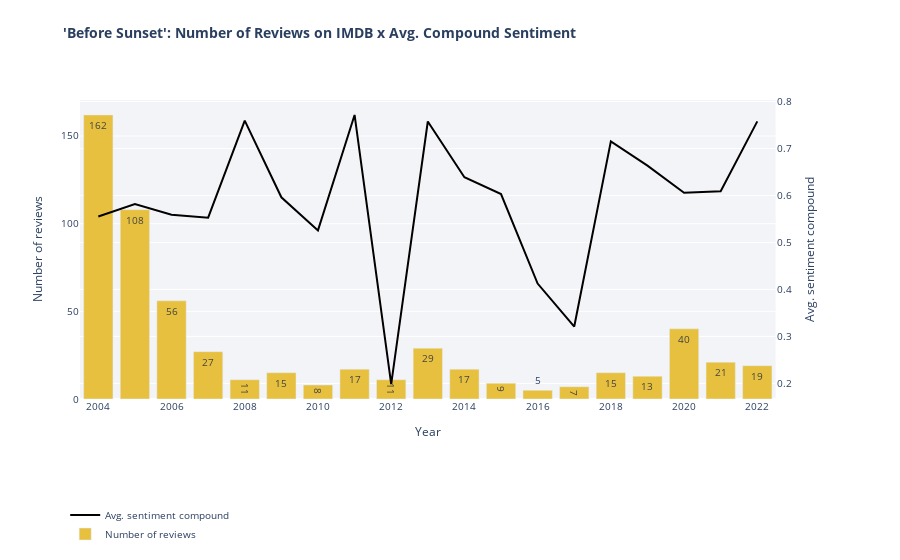

Notebook source saved alongside this figure:
### Code cell
avg_sentiment_per_year_sunset= plot_sentiment_number_of_reviews(b_sunset)
avg_sentiment_per_year_sunset.show()

### Figure 1 — Plotly figure (JSON) as saved in the notebook; plotly's stock layout.template omitted (floating-point values rounded to 4 significant figures)
{"data": [{"marker": {"color": "#030000"}, "mode": "lines", "name": "Avg. sentiment compound", "type": "scatter", "x": [2004, 2005, 2006, 2007, 2008, 2009, 2010, 2011, 2012, 2013, 2014, 2015, 2016, 2017, 2018, 2019, 2020, 2021, 2022], "xaxis": "x", "y": [0.5553, 0.5817, 0.559, 0.5526, 0.7591, 0.5961, 0.5256, 0.7712, 0.1987, 0.7573, 0.6386, 0.6029, 0.4125, 0.321, 0.7149, 0.6634, 0.6056, 0.6087, 0.7576], "yaxis": "y2"}, {"marker": {"color": "#e6c03e"}, "name": "Number of reviews", "text": [162, 108, 56, 27, 11, 15, 8, 17, 11, 29, 17, 9, 5, 7, 15, 13, 40, 21, 19], "type": "bar", "x": [2004, 2005, 2006, 2007, 2008, 2009, 2010, 2011, 2012, 2013, 2014, 2015, 2016, 2017, 2018, 2019, 2020, 2021, 2022], "y": [162, 108, 56, 27, 11, 15, 8, 17, 11, 29, 17, 9, 5, 7, 15, 13, 40, 21, 19]}], "layout": {"autosize": true, "font": {"size": 10}, "legend": {"x": -0.02, "y": -0.5}, "plot_bgcolor": "rgba(240, 242, 247, 0.8)", "title": {"text": "<b>'Before Sunset': Number of Reviews on IMDB x Avg. Compound Sentiment", "x": 0.07, "y": 0.95}, "xaxis": {"anchor": "y", "autorange": true, "domain": [0, 0.94], "range": [2004.0, 2022.0], "title": {"text": "Year"}, "type": "linear"}, "yaxis": {"anchor": "x", "autorange": true, "domain": [0, 1], "range": [0, 170.5], "title": {"text": "Number of reviews"}, "type": "linear"}, "yaxis2": {"anchor": "x", "autorange": true, "overlaying": "y", "range": [0.1669, 0.803], "side": "right", "title": {"text": "Avg. sentiment compound"}, "type": "linear"}}}
